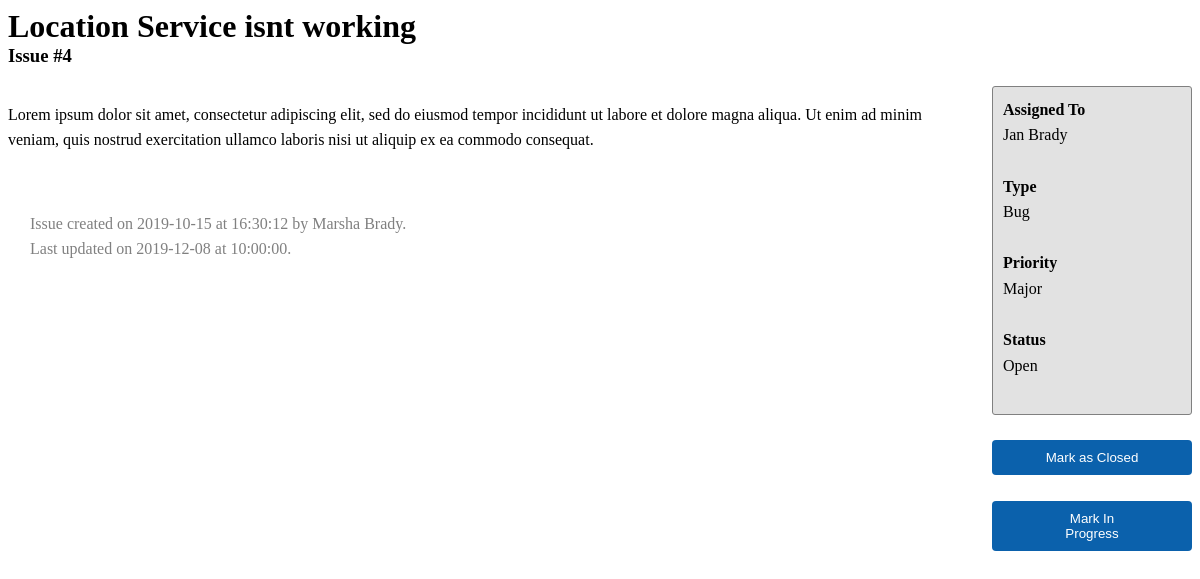
Page /issue.php?id=2 on the committed database.
### tables this page shows
CREATE TABLE Issues(
    id INT AUTO_INCREMENT NOT NULL,
    title VARCHAR(100) NOT NULL,
    description TEXT NOT NULL,
    type ENUM('Bug', 'Task', 'Proposal') NOT NULL,
    priority ENUM('Minor', 'Major', 'Critical') NOT NULL,
    status ENUM('Open', 'In Progress', 'Closed') NOT NULL,
    assigned_to INT NOT NULL,
    created_by INT NOT NULL,
    created DATETIME NOT NULL,
    updated DATETIME DEFAULT NULL,
    PRIMARY KEY(id),
    FOREIGN KEY (assigned_to) REFERENCES Users(id),
    FOREIGN KEY (created_by) REFERENCES Users(id)
);

CREATE TABLE Users (
    id INT AUTO_INCREMENT NOT NULL,
    firstname VARCHAR(100) NOT NULL ,
    lastname VARCHAR(100) NOT NULL,
    password VARCHAR(100) NOT NULL,
    email VARCHAR(100) NOT NULL,
    date_joined DATETIME NOT NULL,
    PRIMARY KEY(id)
);

### issue.php (the view, shortened to what this page needs)
<?php header('Access-Control-Allow-Origin: *');
require_once 'scripts/phpmysqlconnection.php';
    $conn = new PDO("mysql:host=$host;dbname=$dbname;charset=utf8mb4", $username, $password);
    $id = (int) $_GET['id'];
    $stmt = $conn->query("SELECT *, u.firstname as fn, u.lastname as ln FROM Issues i JOIN Users u ON assigned_to=u.id where i.id = $id");
    $stmt1 = $conn->query("SELECT *, u.firstname as fn, u.lastname as ln FROM Issues i JOIN Users u ON created_by=u.id where i.id = $id");
    $results = $stmt->fetchAll(PDO::FETCH_ASSOC);
    $results1 = $stmt1->fetchAll(PDO::FETCH_ASSOC);
?>
<link rel="stylesheet" href="styles/issues.css"/>
<h1 class="no-margin-bottom-diff"><?= $results[0]['title']?></h1>
<h3 class="no-margin-top-diff"><?= 'Issue #' . $results[0]['id']?></h3>
<div id="issueDetails">
    <div id="main">
        <p><?= $results[0]['description']?></p>
        <br>
        <ul>
            <li><i class="fa fa-chevron-right" style="color: black;"></i>&nbsp;&nbsp;&nbsp;Issue created on <?= substr($results[0]['created'],0,10)?> at <?= substr($results[0]['created'],11,16)?> by <?= $results1[0]['fn'] . " " . $results1[0]['ln']?>.</li>
            <li><i class="fa fa-chevron-right" style="color: black;"></i>&nbsp;&nbsp;&nbsp;Last updated on <?= substr($results[0]['updated'],0,10)?> at <?= substr($results[0]['updated'],11,16)?>.</li>
        </ul>
    </div>
    <div id="aside">
        <div id="sidebar">
            <h4 class="no-margin-top">Assigned To</h4>
            <p class='no-margin-bottom'><?= $results[0]['fn'] . " " . $results[0]['ln']?></p>
            <br>
            <h4 class="no-margin-top">Type</h4>
            <p class='no-margin-bottom'><?= $results[0]['type']?></p>
            <br>
            <h4 class="no-margin-top">Priority</h4>
            <p class='no-margin-bottom'><?= $results[0]['priority']?></p>
            <br>
            <h4 class="no-margin-top">Status</h4>
            <p class='no-margin-bottom'><?= $results[0]['status']?></p>
            <br>
        </div>
        <br>
        <form>
            <div>
                <button type="submit" name="closed" class="btn">Mark as Closed</button>
            </div>
            <br>
            <div>
                <button type="submit" name="inprogress" class="btn">Mark In Progress</button>
            </div>
        </form>
    </div>
</div>

### styles/issues.css (style rules this page uses)
#issueDetails { display: flex; flex-direction: row; }
.no-margin-top, .no-margin-bottom { margin-top: 0px; margin-bottom: 0px; }
.no-margin-top-diff { margin-top: 0px; }
.no-margin-bottom-diff { margin-bottom: 0px; }
#aside { min-width: 200px; line-height: 1.6; }
#sidebar { background-color: rgb(226, 226, 226); border-radius: 3px; padding: 10px; border: 1px solid gray; }
#main { padding-right: 30px; line-height: 1.6; }
ul { padding-left: 10px; color: gray; list-style: none; }
.btn { color: #fff; background-color: #0b61ac; border-color: #0b61ac; display: inline-block; padding: 9px 50px; text-align: center; background-image: none; border: 1px solid transparent; border-radius: 4px; cursor: pointer; width: 100%; }

### rows in the picture
issues: title "Location Service isnt working", assigned_to "4", description "Lorem ipsum dolor sit amet, consectetur adipiscing elit, sed do eiusmod tempor incididunt ut labore et dolore magna aliqua. Ut enim ad minim veniam, quis nostrud exercitation ullamco laboris nisi ut aliquip ex ea commodo consequat.", created "2019-10-15", created "16:30:12", created_by.firstname "Marsha", created_by.lastname "Brady", updated "2019-12-08", updated "10:00:00", assigned_to.firstname "Jan", assigned_to.lastname "Brady", type "Bug", priority "Major", status "Open"
